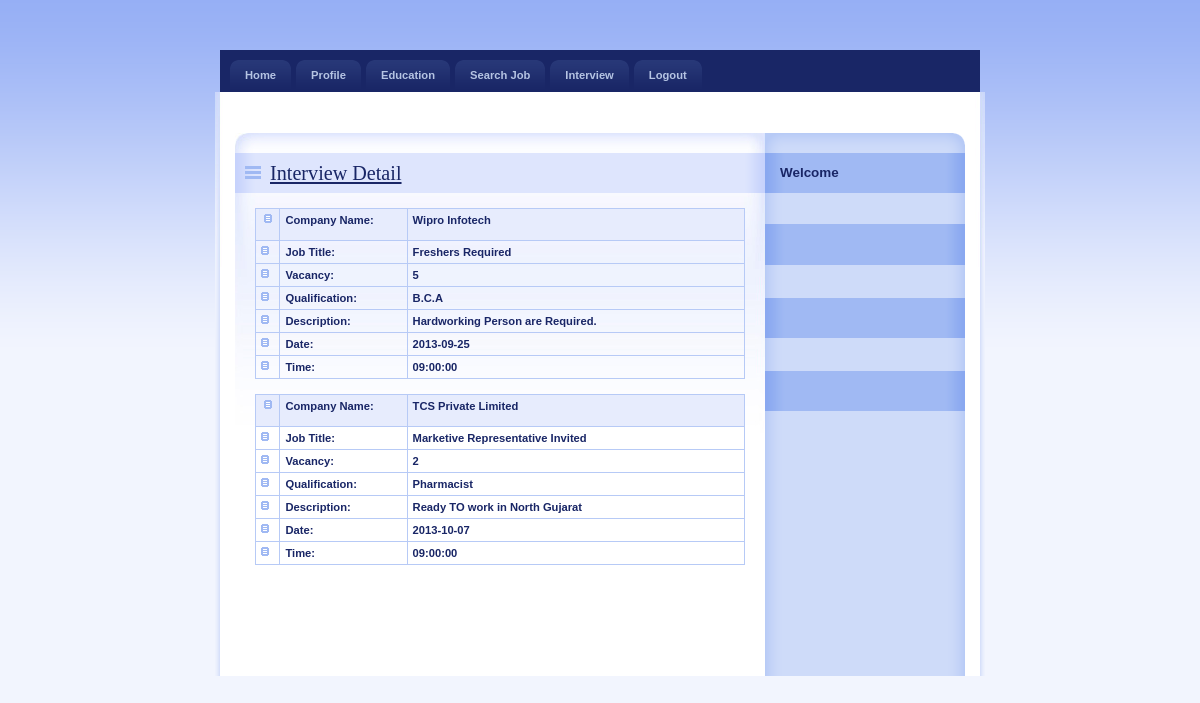
The app's page /JobSeeker/interview.php (signed in) with its own data.
### tables this page shows
CREATE TABLE IF NOT EXISTS `interview` (
  `int_id` int(11) NOT NULL AUTO_INCREMENT,
  `CompanyName` varchar(20) NOT NULL,
  `JobTitle` varchar(50) NOT NULL,
  `Vacancy` int(11) NOT NULL,
  `MinQualification` varchar(50) NOT NULL,
  `Description` varchar(100) NOT NULL,
  `InterviewDate` date NOT NULL,
  `InterviewTime` time NOT NULL,
  `int_id_type` int(6) NOT NULL,
  PRIMARY KEY (`int_id`)
);

### JobSeeker/interview.php (the view, shortened to what this page needs)
    <link rel="stylesheet" media="screen,projection" type="text/css" href="./css/main.css" />
    <link rel="stylesheet" media="print" type="text/css" href="./css/print.css" />
    <link rel="stylesheet" media="aural" type="text/css" href="./css/aural.css" />
</head>
<body id="www-url-cz">
<div id="main" class="box">
<?php
include "menu.php"
?>
    <div id="page" class="box">
    <div id="page-in" class="box">
        <div id="strip" class="box noprint">
            <p id="breadcrumbs">&nbsp;</p>
        </div>
        <div id="content">
            <div class="article">
                <h2><span><a href="#">Interview Detail</a></span></h2>
                <?php
$con = mysqli_connect("localhost","root","","job");
$sql = "select * from interview";
$result = mysqli_query($con,$sql);
while($row = mysqli_fetch_array($result))
{
$CompanyName=$row['CompanyName'];
$JobTitle=$row['JobTitle'];
$Vacancy=$row['Vacancy'];
$MinQualification=$row['MinQualification'];
$Description=$row['Description'];
$InterviewDate=$row['InterviewDate'];
$InterviewTime=$row['InterviewTime'];
?>
                <table width="100%" border="1" bordercolor="#1CB5F1" >
                  <tr>
                    <th width="5%" bgcolor="#1CB5F1" class="style3"><img src="../design/ico_cat.gif" alt="" width="8" height="9" /></th>
                  <th width="26%" height="32" bgcolor="#1CB5F1" class="style3"><div align="left" class="style9 style5"><strong>Company Name</strong>:</div></th>
                    <th width="69%" height="32" bgcolor="#1CB5F1" class="style3"><div align="left"><strong><?php echo $CompanyName;?></strong></div></th>
                  </tr>
                  <tr>
                    <td class="style3"><img src="../design/ico_cat.gif" alt="" width="8" height="9" /></td>
                   <td class="style3"><div align="left"><strong>Job Title:</strong></div></td>
                    <td class="style3"><div align="left" class="style9 style5"><strong><?php echo $JobTitle;?></strong></div></td>
                  </tr>
                  <tr>
                    <td class="style3"><img src="../design/ico_cat.gif" alt="" width="8" height="9" /></td>
                    <td class="style3"><div align="left" class="style9 style5"><strong>Vacancy</strong>:</div></td>
                    <td class="style3"><div align="left" class="style9 style5"><strong><?php echo $Vacancy;?></strong></div></td>
                  </tr>
                  <tr>
                    <td class="style3"><img src="../design/ico_cat.gif" alt="" width="8" height="9" /></td>
                    <td class="style3"><div align="left" class="style9 style5"><strong>Qualification:</strong></div></td>
                    <td class="style3"><div align="left" class="style9 style5"><strong><?php echo $MinQualification;?></strong></div></td>
                  </tr>
                  <tr>
                    <td class="style3"><img src="../design/ico_cat.gif" alt="" width="8" height="9" /></td>
                    <td class="style3"><div align="left" class="style9 style5"><strong>Description:</strong></div></td>
                    <td class="style3"><div align="left" class="style9 style5"><strong><?php echo $Description;?></strong></div></td>
                  </tr>
                  <tr>
                    <td class="style3"><img src="../design/ico_cat.gif" alt="" width="8" height="9" /></td>
                    <td class="style3"><div align="left" class="style9 style5"><strong>Date:</strong></div></td>
                    <td class="style3"><div align="left" class="style9 style5"><strong><?php echo $InterviewDate;?></strong></div></td>
                  </tr>
                  <tr>
                    <td class="style3"><img src="../design/ico_cat.gif" alt="" width="8" height="9" /></td>
                    <td class="style3"><div align="left" class="style9 style5"><strong>Time:</strong></div></td>
                    <td class="style3"><div align="left" class="style9 style5"><strong><?php echo $InterviewTime;?></strong></div></td>
                  </tr>
                  <?php
}
?>
  </table>
              <p>&nbsp;</p>
              <p class="btn-more box noprint">&nbsp;</p>
          </div>
        </div>
<?php
include "right.php"
?>
    </div>
    </div>
</div>
</body>
</html>

### JobSeeker/menu.php (shortened to what this page needs)
<div id="tabs" class="noprint">
       <ul class="box">
           <li><a href="index.php">Home<span class="tab-l"></span><span class="tab-r"></span></a></li>
           <li><a href="Profile.php">Profile<span class="tab-l"></span><span class="tab-r"></span></a></li>
           <li><a href="Education.php">Education<span class="tab-l"></span><span class="tab-r"></span></a></li>
           <li><a href="SearchJob.php">Search Job<span class="tab-l"></span><span class="tab-r"></span></a></li>
           <li><a href="interview.php">Interview<span class="tab-l"></span><span class="tab-r"></span></a></li>
           <li><a href="session_destroy.php">Logout<span class="tab-l"></span><span class="tab-r"></span></a></li>
       </ul>
</div>

### JobSeeker/right.php (shortened to what this page needs)
<div id="col" class="noprint">
            <div id="col-in">
                <h3>Welcome</h3>
                <div id="about-me">
                    <p class="style1">
                    </p>
              </div>
                <h3 >&nbsp;</h3>
              <br/>
                <h3>&nbsp;</h3>
                <br/>
                <h3>&nbsp;</h3>
<br/>
          </div>
</div>

### JobSeeker/css/main.css (style rules this page uses)
* { min-height:1px; }
body { border:0; margin:0; padding:0; background:#F2F5FE url("../design/bg.gif") 0 0 repeat-x; font:70%/160% "verdana",sans-serif; color:#192666; _text-align:center; }
a { color:#192666; }
p { border:0; margin:15px 0; padding:0; }
div { display:block; border:0; margin:0; padding:0; }
h1, h2, h3, h4, h5 { border:0; margin:15px 0 10px 0; padding:0; font-weight:bold; }
h2 { font-size:180%; line-height:100%; font-family:"georgia",serif; font-weight:normal; }
h3 { font-size:120%; line-height:100%; font-weight:bold; }
table { display:table; border-collapse:collapse; margin:15px 0; padding:0; border:1px solid #B7CAF6; font-size:100%; }
tr { display:table-row; }
th, td { display: table-cell; border:1px solid #B7CAF6; margin:0; padding:5px; vertical-align:top; text-align:left; }
th { background:#E7ECFD; text-align:center; color:#192666; font-weight:bold; }
ul, ol { display:block; border:0; margin:15px 0 15px 40px; padding:0; }
li { display:list-item; border:0; margin:0; padding:0; _height:1px; }
a, img, span { border:0; margin:0; padding:0; }
strong, .strong { font-weight:bold; }
.box { min-height:1px; _height:1px; }
.box:after { content:"."; display:block; line-height:0px; font-size:0px; visibility:hidden; clear:both; }
#main { width:770px; margin:50px auto 0 auto; _text-align:left; }
#tabs { background:#192666; margin:0 5px; padding:10px 0 0 0; _height:1px; }
#tabs ul { margin:0 10px; padding:0; list-style:none; }
#tabs ul li { margin:0 5px 0 0; padding:0; float:left; }
#tabs ul li a { display:block; position:relative; padding:7px 15px; border:0; background:url("../design/tab_link.gif") 0 0 repeat-x; color:#B5C4E3; font-weight:bold; text-decoration:none; cursor:pointer; }
#tabs ul li a span.tab-l, #tabs ul li a:hover span.tab-l { position:absolute; top:0; left:0; _left:-15px; width:8px; height:8px; background:url("../design/tab_link_l.gif") 0 0 no-repeat; }
#tabs ul li a span.tab-r, #tabs ul li a:hover span.tab-r { position:absolute; top:0; right:0; _right:-1px; width:8px; height:8px; background:url("../design/tab_link_r.gif") 100% 0 no-repeat; }
#page { width:770px; min-height:1px; background:#FFF url("../design/bg_page.gif") 0 0 repeat-y; _height:1px; }
#page-in { min-height:1px; padding:10px 0; background:url("../design/bg_page_in.jpg") 0 0 no-repeat; _height:1px; }
#strip { position:relative; clear:both; padding:3px 20px 10px 20px; color:#6182D1; }
#strip p { margin:0; }
#strip #breadcrumbs { width:520px; margin:0; padding:0; }
#content { float:left; width:530px; _width:550px; margin:0; padding:0 0 0 20px; }
#content .article { clear:both; margin:0; padding:20px; background:url("../design/content_article_bg.jpg") 0 0 no-repeat; }
#content .article h2 { margin:0 -20px; padding:10px; background:#DEE5FD url("../design/content_title_bg.gif") 0 0 repeat-y; color:#192666; }
#content .article h2 span { background:url("../design/ico_list.gif") 0 50% no-repeat; padding-left:25px; }
#content .article p { text-align:justify; }
#content .btn-more { margin:0 0 15px 0; padding:0; border:0; position:relative; }
#col { float:left; width:200px; margin:0; padding:0; background:#CEDBF9 url("../design/col_bg.gif") 0 0 repeat-y; }
#col-in { padding:20px 10px; background:url("../design/col_top.gif") 0 0 no-repeat; }
#col h3 { padding:13px 15px 14px 15px; margin:0 -10px 15px -10px; background:#A0B9F3 url("../design/col_title_bg.gif") 0 0 repeat-y; color:#192666; }
#col #about-me { margin-bottom:15px; line-height:130%; }
#col #about-me p { margin:0; }

### JobSeeker/css/print.css (style rules this page uses)
body { border:0; margin:0; padding:0; font-size:12pt }
a { color:#000; text-decoration:none; }
h1, h2, h3 { page-break-after:avoid; page-break-inside:avoid; }
table { border-collapse: collapse; border-width:1px; border-style:solid; }
th, td { display:table-cell; border-width:1px; border-style:solid; }
ul, ol, dl { page-break-before:avoid }
.noprint { display:none; }

### JobSeeker/css/aural.css (style rules this page uses)
body { voice-family:paul,male; volume:loud; speech-rate:slow; richness:90; stress:20; }
h1, h2, h3, h4, h5 { cue-before:url("ping.au"); }
p, table { pause:50ms; }
strong { pitch:medium; pitch-range:60; stress:90; richness:90; }

### JobSeeker/interview.php (style rules this page uses)
.style3 { font-weight: bold }

### records on screen
interview: CompanyName "Wipro Infotech", JobTitle "Freshers Required", Vacancy "5", MinQualification "B.C.A", Description "Hardworking Person are Required.", InterviewDate "2013-09-25", InterviewTime "09:00:00"
interview: CompanyName "TCS Private Limited", JobTitle "Marketive Representative Invited", Vacancy "2", MinQualification "Pharmacist", Description "Ready TO work in North Gujarat", InterviewDate "2013-10-07", InterviewTime "09:00:00"
